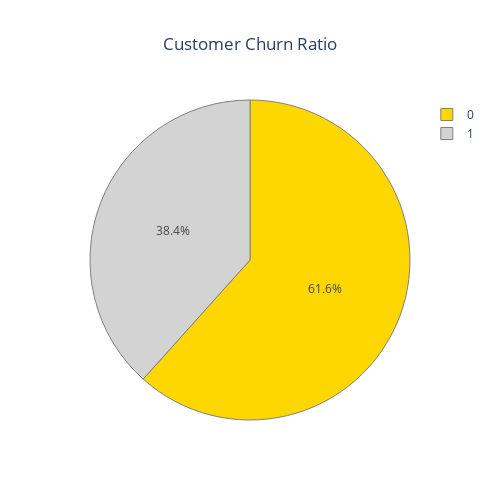

Notebook cell for this chart:
### Code cell
trace = go.Pie(
    labels = df["Target"].value_counts().keys().tolist(),
    values = df["Target"].value_counts().values.tolist(),
    marker = dict(
        colors = ['gold','lightgrey'],
        line = dict(color = "grey", width =  1)
    ),
    #rotation = 90,
    hoverinfo = "label + value + text",
    #hole = 0.5
)
layout = go.Layout(
    dict(
        title = "Customer Churn Ratio",
        title_x = 0.5
    ),
    width = 500,
    height = 500
)
data = [trace]
fig = go.Figure(data = data, layout = layout)
py.iplot(fig)

### Figure 1 — Plotly figure (JSON) as saved in the notebook; plotly's stock layout.template omitted (floating-point values rounded to 4 significant figures)
{"data": [{"hoverinfo": "label+value+text", "labels": [0, 1], "marker": {"colors": ["gold", "lightgrey"], "line": {"color": "grey", "width": 1}}, "type": "pie", "values": [37375, 23263]}], "layout": {"height": 500, "title": {"text": "Customer Churn Ratio", "x": 0.5}, "width": 500}}
